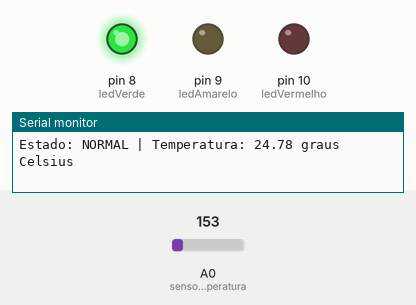
This sketch was run on a simulated Arduino Uno, built with avr-gcc and run on an emulated ATmega328P. On the bench: output pins drawn as LEDs (lit = HIGH), the last lines printed to the serial monitor. The inputs (shaded band) are chosen by the test bench; at power-on: A0 (sensorTemperatura) = 153.

Above: at 1.8 s.
1.9 s: A0 (sensorTemperatura) set to 160
At 2.8 s:
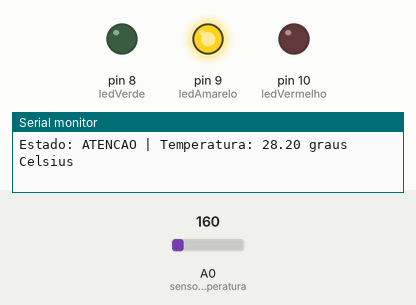
3.5 s: A0 (sensorTemperatura) set to 175
At 4.4 s:
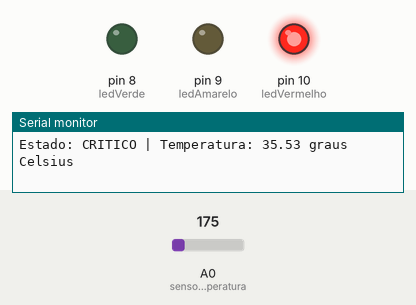
5.5 s: A0 (sensorTemperatura) set to 165
At 7.2 s:
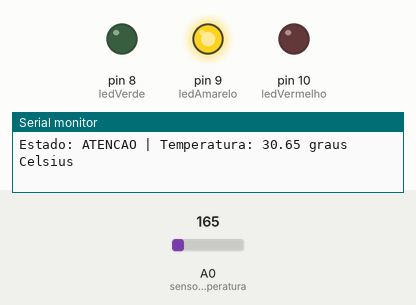
7.5 s: A0 (sensorTemperatura) set to 191
At 8.8 s:
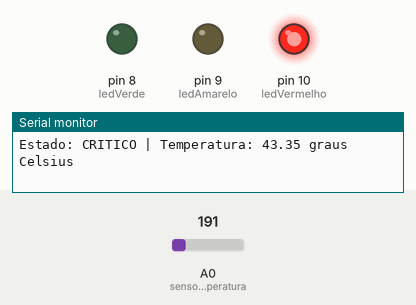
Timing chart, 0 to 10.5 s (numbered marks = the images above; inputs shaded):
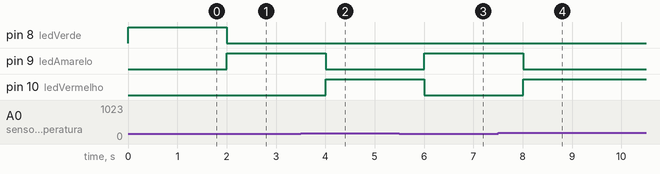

Measured:
- the behaviour switches between 159 and 160 on A0 (sensorTemperatura) (found by bisection; images 0 and 1)
- after the input at 1.9 s, pin 8 (ledVerde): HIGH → LOW after 0.10 s; pin 9 (ledAmarelo): LOW → HIGH after 0.10 s
- after the input at 3.5 s, pin 9 (ledAmarelo): HIGH → LOW after 0.50 s; pin 10 (ledVermelho): LOW → HIGH after 0.50 s
- after the input at 5.5 s, pin 9 (ledAmarelo): LOW → HIGH after 0.51 s; pin 10 (ledVermelho): HIGH → LOW after 0.51 s
- after the input at 7.5 s, pin 9 (ledAmarelo): HIGH → LOW after 0.51 s; pin 10 (ledVermelho): LOW → HIGH after 0.51 s

The sketch:

codigo.ino
```cpp
// Projeto: Monitor de Temperatura com Arduino Uno
// Sensor: TMP36

const int sensorTemperatura = A0;
const int ledVerde = 8;
const int ledAmarelo = 9;
const int ledVermelho = 10;

void setup() {
  pinMode(ledVerde, OUTPUT);
  pinMode(ledAmarelo, OUTPUT);
  pinMode(ledVermelho, OUTPUT);
  Serial.begin(9600);
}

void loop() {
  int leitura = analogRead(sensorTemperatura);
  float tensao = leitura * (5.0 / 1023.0);
  float temperatura = (tensao - 0.5) * 100.0;
  digitalWrite(ledVerde, LOW);
  digitalWrite(ledAmarelo, LOW);
  digitalWrite(ledVermelho, LOW);

  if (temperatura < 28.0) {
    digitalWrite(ledVerde, HIGH);
    Serial.print("Estado: NORMAL");
  }
  else if (temperatura < 32.0) {
    digitalWrite(ledAmarelo, HIGH);
    Serial.print("Estado: ATENCAO");

  }
  else {
    digitalWrite(ledVermelho, HIGH);
    Serial.print("Estado: CRITICO");
  }
  Serial.print(" | Temperatura: ");
  Serial.print(temperatura, 2);
  Serial.println(" graus Celsius");
  delay(1000);
}
```
